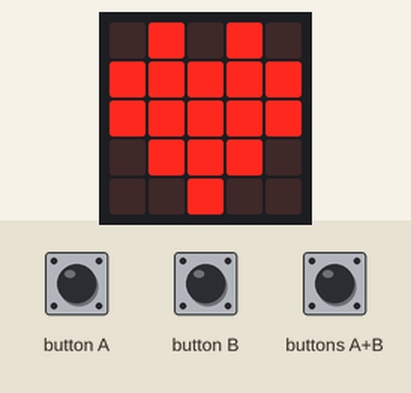
This program was run on a simulated BBC micro:bit (MakeCode). Shown: the board's 5×5 LED display. The test bench sets the inputs (shaded band).

Above: at 1.8 s.
1.9 s: button A pressed for 0.15 s
At 2.9 s:
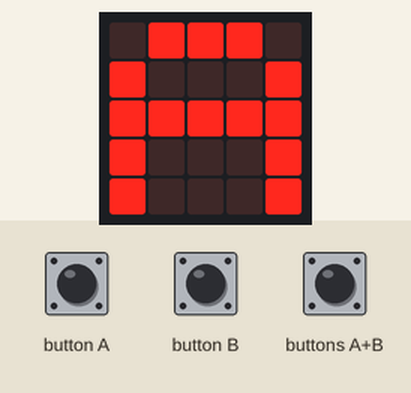
3.5 s: button B pressed for 0.15 s
At 4.1 s:
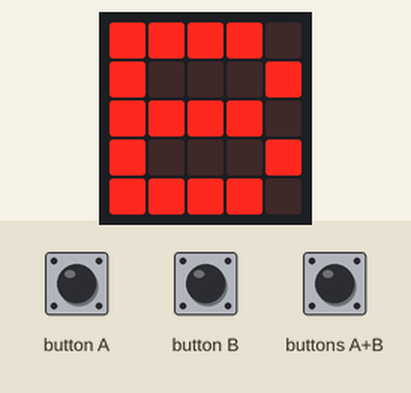
5.1 s: buttons A+B pressed for 0.15 s
At 6.5 s:
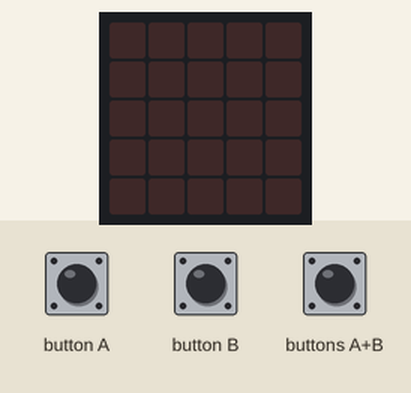
Timing chart, 0 to 8.1 s (numbered marks = the images above; inputs shaded):
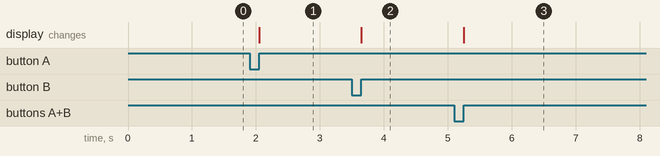

Measured:
- after the input at 1.9 s, the display: changes after 0.15 s (image 1)
- after the input at 3.5 s, the display: changes after 0.15 s (image 2)
- after the input at 5.1 s, the display: changes after 0.15 s (image 3)

The program:

main.ts
```typescript
input.onButtonPressed(Button.A, function () {
    basic.showLeds(`
        . # # # .
        # . . . #
        # # # # #
        # . . . #
        # . . . #
        `)
})
input.onButtonPressed(Button.AB, function () {
    basic.clearScreen()
})
input.onButtonPressed(Button.B, function () {
    basic.showLeds(`
        # # # # .
        # . . . #
        # # # # .
        # . . . #
        # # # # .
        `)
})
basic.showIcon(IconNames.Heart)
basic.forever(function () {

})
```

test.ts
```typescript
// les tests vont ici ; cela ne sera pas compilé si ce paquet est utilisé en tant qu'extension.
```
